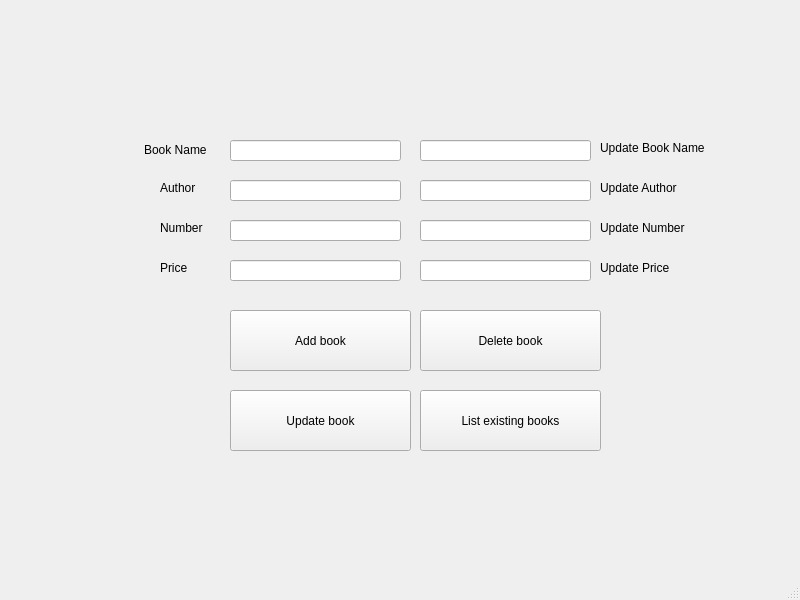
<?xml version="1.0" encoding="UTF-8"?>
<ui version="4.0">
 <class>MainWindow</class>
 <widget class="QMainWindow" name="MainWindow">
  <property name="geometry">
   <rect>
    <x>0</x>
    <y>0</y>
    <width>800</width>
    <height>600</height>
   </rect>
  </property>
  <property name="windowTitle">
   <string>MainWindow</string>
  </property>
  <widget class="QWidget" name="centralwidget">
   <widget class="QPushButton" name="addBookButton">
    <property name="geometry">
     <rect>
      <x>230</x>
      <y>310</y>
      <width>181</width>
      <height>61</height>
     </rect>
    </property>
    <property name="text">
     <string>Add book</string>
    </property>
   </widget>
   <widget class="QPushButton" name="listBookButton">
    <property name="geometry">
     <rect>
      <x>420</x>
      <y>390</y>
      <width>181</width>
      <height>61</height>
     </rect>
    </property>
    <property name="text">
     <string>List existing books</string>
    </property>
   </widget>
   <widget class="QPushButton" name="updateBookButton">
    <property name="geometry">
     <rect>
      <x>230</x>
      <y>390</y>
      <width>181</width>
      <height>61</height>
     </rect>
    </property>
    <property name="text">
     <string>Update book</string>
    </property>
   </widget>
   <widget class="QPushButton" name="deleteBookButton">
    <property name="geometry">
     <rect>
      <x>420</x>
      <y>310</y>
      <width>181</width>
      <height>61</height>
     </rect>
    </property>
    <property name="text">
     <string>Delete book</string>
    </property>
   </widget>
   <widget class="QLineEdit" name="username">
    <property name="geometry">
     <rect>
      <x>230</x>
      <y>140</y>
      <width>171</width>
      <height>21</height>
     </rect>
    </property>
   </widget>
   <widget class="QLineEdit" name="authorName">
    <property name="geometry">
     <rect>
      <x>230</x>
      <y>180</y>
      <width>171</width>
      <height>21</height>
     </rect>
    </property>
   </widget>
   <widget class="QLineEdit" name="numberBook">
    <property name="geometry">
     <rect>
      <x>230</x>
      <y>220</y>
      <width>171</width>
      <height>21</height>
     </rect>
    </property>
   </widget>
   <widget class="QLineEdit" name="priceBook">
    <property name="geometry">
     <rect>
      <x>230</x>
      <y>260</y>
      <width>171</width>
      <height>21</height>
     </rect>
    </property>
   </widget>
   <widget class="QLabel" name="label">
    <property name="geometry">
     <rect>
      <x>144</x>
      <y>140</y>
      <width>71</width>
      <height>20</height>
     </rect>
    </property>
    <property name="text">
     <string>Book Name</string>
    </property>
   </widget>
   <widget class="QLabel" name="label_2">
    <property name="geometry">
     <rect>
      <x>160</x>
      <y>180</y>
      <width>55</width>
      <height>16</height>
     </rect>
    </property>
    <property name="text">
     <string>Author</string>
    </property>
   </widget>
   <widget class="QLabel" name="label_3">
    <property name="geometry">
     <rect>
      <x>160</x>
      <y>220</y>
      <width>55</width>
      <height>16</height>
     </rect>
    </property>
    <property name="text">
     <string>Number</string>
    </property>
   </widget>
   <widget class="QLabel" name="label_4">
    <property name="geometry">
     <rect>
      <x>160</x>
      <y>260</y>
      <width>55</width>
      <height>16</height>
     </rect>
    </property>
    <property name="text">
     <string>Price</string>
    </property>
   </widget>
   <widget class="QLineEdit" name="updatedUsername">
    <property name="geometry">
     <rect>
      <x>420</x>
      <y>140</y>
      <width>171</width>
      <height>21</height>
     </rect>
    </property>
   </widget>
   <widget class="QLineEdit" name="updatedAuthorName">
    <property name="geometry">
     <rect>
      <x>420</x>
      <y>180</y>
      <width>171</width>
      <height>21</height>
     </rect>
    </property>
   </widget>
   <widget class="QLineEdit" name="updatedNumberBook">
    <property name="geometry">
     <rect>
      <x>420</x>
      <y>220</y>
      <width>171</width>
      <height>21</height>
     </rect>
    </property>
   </widget>
   <widget class="QLineEdit" name="updatedPriceBook">
    <property name="geometry">
     <rect>
      <x>420</x>
      <y>260</y>
      <width>171</width>
      <height>21</height>
     </rect>
    </property>
   </widget>
   <widget class="QLabel" name="label_5">
    <property name="geometry">
     <rect>
      <x>600</x>
      <y>140</y>
      <width>111</width>
      <height>16</height>
     </rect>
    </property>
    <property name="text">
     <string>Update Book Name</string>
    </property>
   </widget>
   <widget class="QLabel" name="label_6">
    <property name="geometry">
     <rect>
      <x>600</x>
      <y>180</y>
      <width>91</width>
      <height>16</height>
     </rect>
    </property>
    <property name="text">
     <string>Update Author</string>
    </property>
   </widget>
   <widget class="QLabel" name="label_7">
    <property name="geometry">
     <rect>
      <x>600</x>
      <y>220</y>
      <width>91</width>
      <height>16</height>
     </rect>
    </property>
    <property name="text">
     <string>Update Number</string>
    </property>
   </widget>
   <widget class="QLabel" name="label_8">
    <property name="geometry">
     <rect>
      <x>600</x>
      <y>260</y>
      <width>81</width>
      <height>16</height>
     </rect>
    </property>
    <property name="text">
     <string>Update Price</string>
    </property>
   </widget>
  </widget>
  <widget class="QMenuBar" name="menubar">
   <property name="geometry">
    <rect>
     <x>0</x>
     <y>0</y>
     <width>800</width>
     <height>26</height>
    </rect>
   </property>
  </widget>
  <widget class="QStatusBar" name="statusbar"/>
 </widget>
 <resources/>
 <connections/>
</ui>
